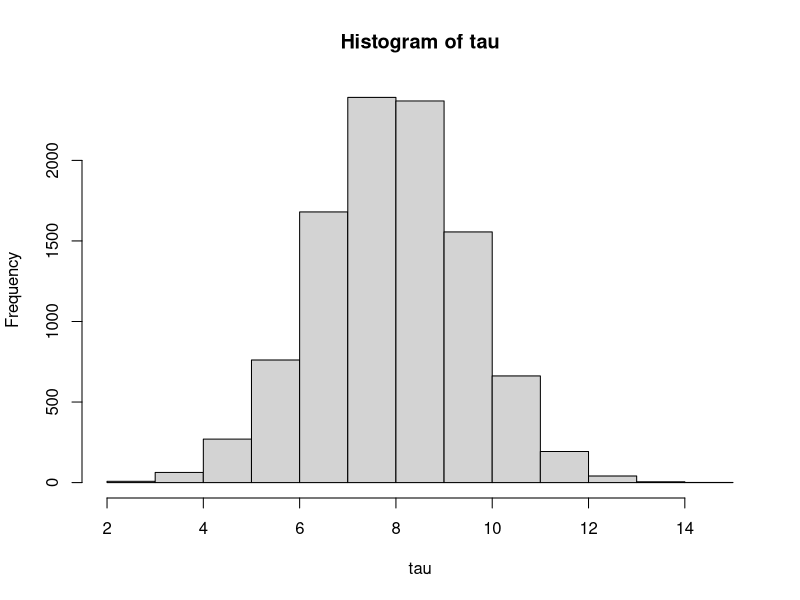
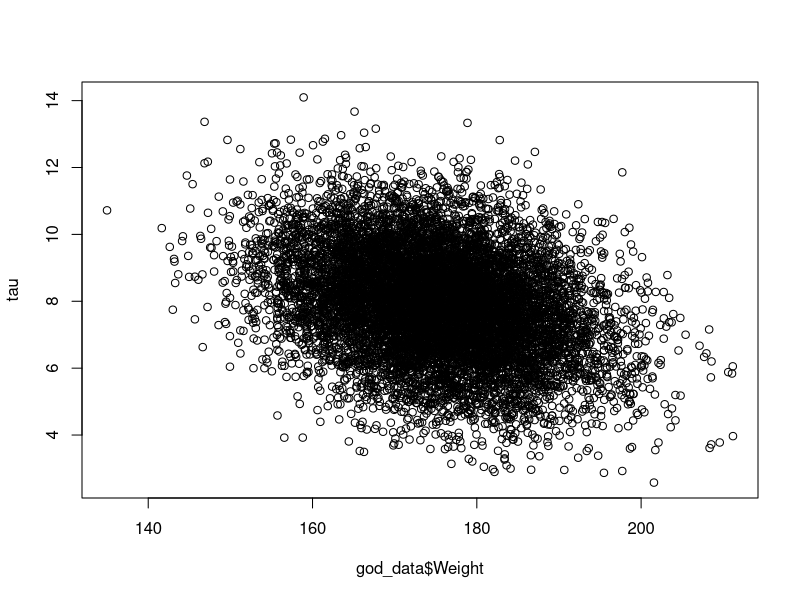
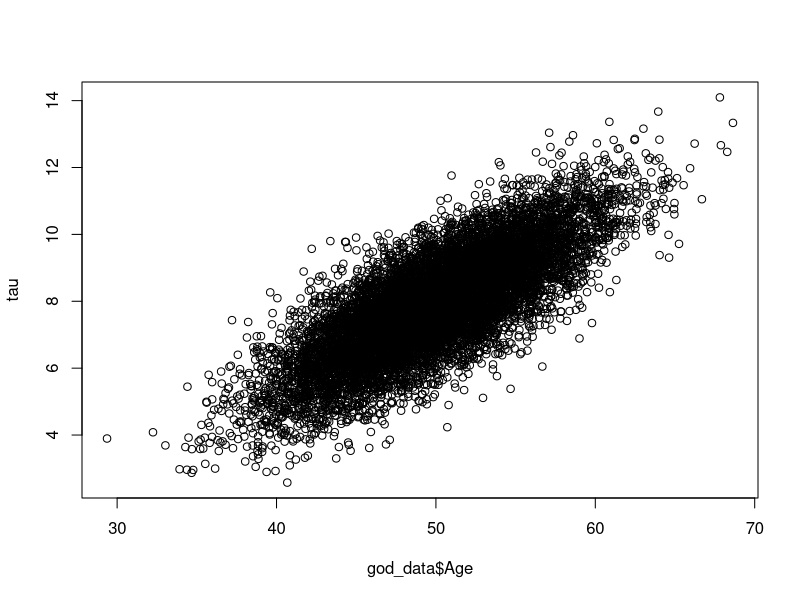
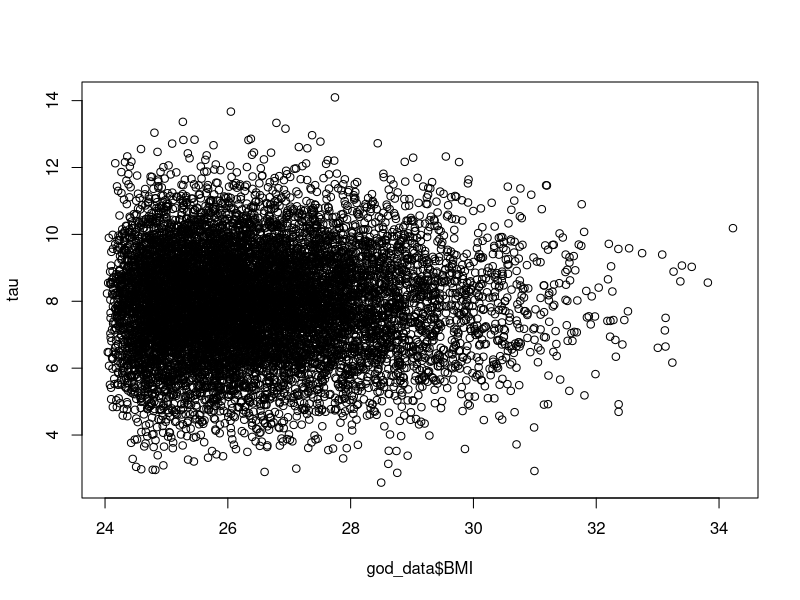
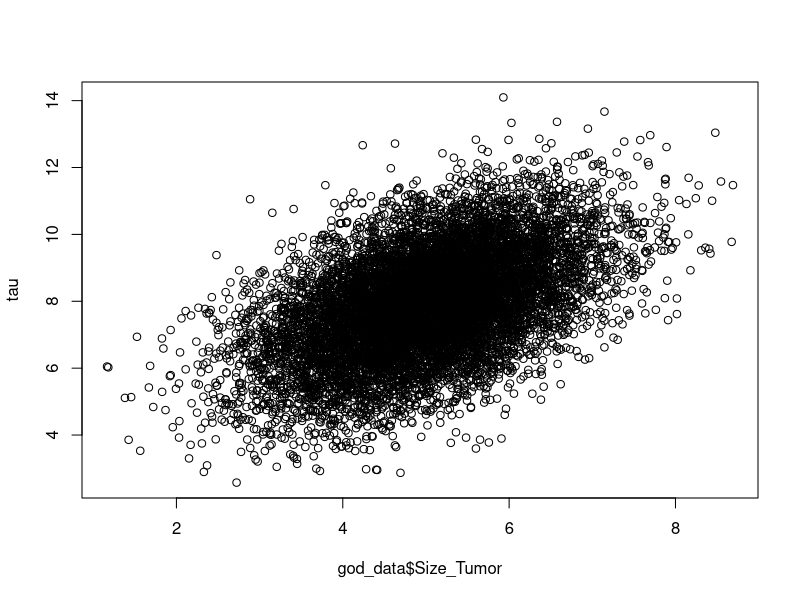

These figures' R source, in order:
## ---- chunk 1
knitr::opts_chunk$set(echo = TRUE)
## ---- chunk 2
set.seed(1234)
n <- 10000
p <- 7
treat = rbinom(n, 1, 0.5)
Xi <- matrix(NA, n, p-3)
Xi[,1] <- rnorm(n,175,10)
Xi[,2] <- rnorm(n,50,5)
Xi[,3] <- (rbeta(n,2,10)) * 15 + 24
Xi[,4] <- (rnorm(n,5,1))

X_mat <- cbind(rep(1, n),Xi, rbinom(10000, 1, 0.52), rbinom(10000, 1, 0.7), rbinom(10000, 1, 0.2))
colnames(X_mat) = c('beta0','Weight', 'Age', 'BMI', 'Size_Tumor', 'Gender', 'HBP', 'Relapse')
# Parameters 
# beta - vector of slopes for the 5 covariates to generate Y
beta <- rnorm(p+1, 0,1)
# vector of slopes for the 5 covariates to generate tau
gamma <- rnorm(p+1, 0, 0.2)
gamma[5] <- 0.8
gamma[7] <- -0.01

tau <- X_mat%*%gamma 
Y1 <- X_mat%*%beta + tau + rnorm(n, 0, 1)
Y0 <- X_mat%*%beta + rnorm(n,0,1)
## ---- chunk 3
hist(tau)
mean(tau)
god_data <- data.frame(X_mat[,-1], treat = treat, Y1 = Y1, Y0 = Y0)
plot(god_data$Weight, tau)
plot(god_data$Age, tau)
plot(god_data$BMI, tau)
plot(god_data$Size_Tumor, tau)
## ---- chunk 4
researcher_data  <- data.frame(X_mat[,-1], treat = treat, Y = ifelse(treat == 1, Y1, Y0))
## ---- chunk 5
fit = lm(Y ~ treat + Weight + Age + BMI + Size_Tumor + Gender + HBP + Relapse , data = researcher_data)
summary(fit)
